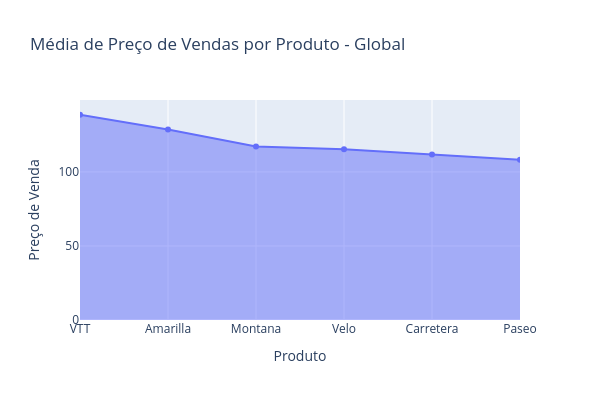

The notebook cell saved with this chart:
### Code cell
# Média de Sale Price por Product Generale Global
df_media_sale_price = df_financial.groupby('Product')['Sale Price'].mean().sort_values(ascending=False).reset_index() 

fig_media_sale_price = px.area(df_media_sale_price, 
              x='Product',        
              y='Sale Price',     
              title='Média de Preço de Vendas por Produto - Global',  
              markers=True,
              labels={'Product':'Produto','Sale Price':'Preço de Venda'}
              ).update_layout(width=600,height=400).show()

### Figure 1 — Plotly figure (JSON) as saved in the notebook; plotly's stock layout.template omitted (floating-point values rounded to 4 significant figures)
{"data": [{"fillpattern": {"shape": ""}, "hovertemplate": "Produto=%{x}<br>Preço de Venda=%{y}<extra></extra>", "legendgroup": "", "line": {"color": "#636efa"}, "marker": {"symbol": "circle"}, "mode": "lines+markers", "name": "", "orientation": "v", "showlegend": false, "stackgroup": "1", "type": "scatter", "x": ["VTT", "Amarilla", "Montana", "Velo", "Carretera", "Paseo"], "xaxis": "x", "y": [138.6, 128.7, 117.1, 115.2, 111.8, 108.2], "yaxis": "y"}], "layout": {"height": 400, "legend": {"tracegroupgap": 0}, "title": {"text": "Média de Preço de Vendas por Produto - Global"}, "width": 600, "xaxis": {"anchor": "y", "domain": [0, 1], "title": {"text": "Produto"}}, "yaxis": {"anchor": "x", "domain": [0, 1], "title": {"text": "Preço de Venda"}}}}
